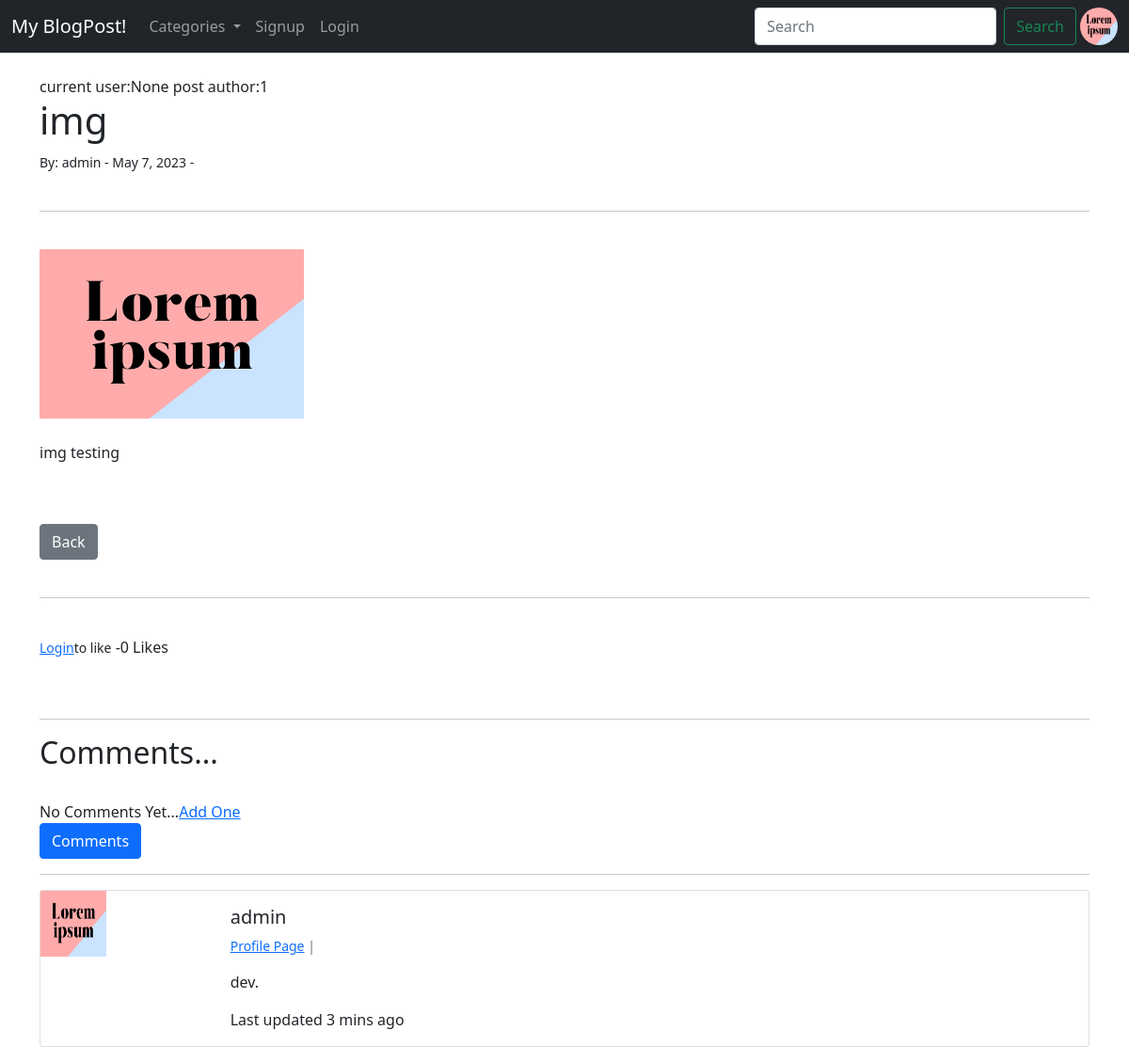
The app's page /article/37 with its own data.
### blog/models.py (models this page shows, shortened)
class Post(models.Model):
    title = models.CharField(max_length=255)
    header_image = models.ImageField(null= True, blank= True, upload_to="images/")
    title_tag = models.CharField(max_length=255)
    author = models.ForeignKey(User, on_delete=models.CASCADE)
    body = RichTextField(blank=True, null=True)
    post_date = models.DateField(auto_now_add=True)
    category = models.CharField(max_length=255, default='coding')
    snippet = models.CharField(max_length=255)
    likes = models.ManyToManyField(User,related_name='blog_post')
    def total_likes(self):
        return self.likes.count()

class Profile(models.Model):
    user = models.OneToOneField(User, null=True, on_delete=models.CASCADE)
    bio = models.TextField()
    profile_pic = models.ImageField(null=True, blank= True, upload_to="images/profile/")
    website_url = models.CharField(max_length=255, null= True, blank= True)
    facebook_url = models.CharField(max_length=255, null= True, blank= True)
    twitter_url = models.CharField(max_length=255, null= True, blank= True)

### blog/views.py (the view)
# urls.py: path('article/<int:pk>',ArticleView.as_view(),name="article_details"),
class ArticleView(DetailView):
    model = Post
    template_name = 'article_details.html'
    def get_context_data(self, *args, **kwargs):
        cat_menu = Category.objects.all()
        context = super(ArticleView, self).get_context_data(*args, **kwargs)
        stuff = get_object_or_404(Post, id=self.kwargs['pk'])
        total_likes = stuff.total_likes()
        liked = False
        if stuff.likes.filter(id=self.request.user.id).exists():
            liked = True
        context["cat_menu"] = cat_menu
        context["total_likes"] = total_likes
        context["liked"] = liked
        return context

### blog/models.py (called while the page is built)
    def __str__(self):
        return self.name

### templates/article_details.html (shortened to what this page needs)
{% extends 'base.html' %}
{% load static %}
{% block content %}
current user:{{ user.id}}
post author:{{ post.author.id}}
<h1 xmlns="http://www.w3.org/1999/html">{{ post.title }}  </h1>
<small> By:
 {{ post.author.first_name}}
 {{ post.author.last_name}} -
 {{ post.post_date }} -
   <br></small><br/>
<hr>
<br/>
{% if post.header_image %}
<img src="{{ post.header_image.url }}"><br/><br/>
{% endif %}
{{ post.body|safe }}
<br/> <br/>
<a href="{% url 'home' %}" class="btn btn-secondary">Back</a>
<br/><br/>
<hr>
<br/>
<form action="{% url 'like_post' post.pk %}" method="POST">
    {% if user.is_authenticated %}
    {% if liked %}
    <button type="submit", name="post_id", value="{{ post.id }}", class="btn btn-danger btn-sm">Unlike</button>
    {% else %}
     <button type="submit", name="post_id", value="{{ post.id }}", class="btn btn-primary btn-sm">Like</button>
     {% endif %}
    {% else %}
    <small>
          <a  href="{% url 'login' %}">Login</a>to like</small>
    {% endif %}
    -{{ total_likes }} Likes
</form>
<br/><br/>
<hr>
<h2>Comments...</h2>
<br/>
{%  if not post.comments.all %}
   No Comments Yet...<a href="{% url 'add_comment' post.pk %}">Add One</a>
{% endif %}
<p>
  <button class="btn btn-primary" type="button" data-bs-toggle="collapse" data-bs-target="#collapseExample" aria-expanded="false" aria-controls="collapseExample">
    Comments
  </button>
</p>
<hr>
<div class="card mb-3" >
  <div class="row g-0">
    <div class="col-md-2">
        {% if post.author.profile.profile_pic %}
         <img src="{{ post.author.profile.profile_pic.url  }}"  class="rounded-ccircle" width=70 height=70 alt="alter">
          {%  else %}
        <img src="{% static 'blog/images/360_F_346839683_6nAPzbhpSkIpb8pmAwufkC7c5eD7wYws.jpg' %}"  class="rounded-ccircle" width=70 height=70 alt="alter">
        {% endif %}
    </div>
    <div class="col-md-10">
      <div class="card-body">
        <h5 class="card-title"> {{ post.author.first_name}}
                    {{ post.author.last_name}}</h5>
          <p class="small text-muted">
                {% if  post.author.profile %}
                     <a href="{% url 'user_profile' post.author.profile.id %}"> Profile Page</a> |
                      {% else %}
                  <a  href="{% url 'create_profile_page'  %}">Create User Profile</a>
                {% endif %}
          </p>
        <p class="card-text">{{ post.author.profile.bio }}.</p>
        <p class="card-text">Last updated 3 mins ago </p>
      </div>
    </div>
  </div>
</div>
{% endblock %}

### templates/base.html (shortened to what this page needs)
<!doctype html>
<html lang="en">
  <head>
    <link href="https://cdn.jsdelivr.net/npm/bootstrap@5.0.2/dist/css/bootstrap.min.css" rel="stylesheet">
  </head>
  <body>
  <nav class="navbar navbar-expand-lg navbar-dark bg-dark">
  <div class="container-fluid">
    <a class="navbar-brand" href="{% url  'home' %}">My BlogPost!</a>
    <div class="collapse navbar-collapse" id="navbarSupportedContent">
      <ul class="navbar-nav me-auto mb-2 mb-lg-0">
           {% if cat_menu %}
               <li class="nav-item dropdown">
                 <a class="nav-link dropdown-toggle" href="#" id="navbarDropdown" role="button" data-bs-toggle="dropdown" aria-expanded="false">
                   Categories
                 </a>
               </li>
          {% endif %}
        {% if user.is_authenticated %}
            <li class="nav-item">
                <a class="nav-link" href="{% url 'add_post' %}">Add Post</a>
            </li>
            <li class="nav-item">
                <a class="nav-link" href="{% url 'add_category' %}">Add Category </a>
            </li>
            <li class="nav-item dropdown">
                <a class="nav-link dropdown-toggle" href="#" id="navbarDropdown" role="button" data-bs-toggle="dropdown" aria-expanded="false">
                    {{ user.first_name }} {{ user.last_name }}
                </a>
                <ul class="dropdown-menu" aria-labelledby="navbarDropdown">
                    <li><a class="dropdown-item" href="{% url 'edit_profile' user.pk  %}">Edit Settings  <img src="{{ post.author.profile.profile_pic.url  }}"  class="rounded-circle" width=40 height=40 alt="alter"></a></li>
                    {% if user.profile.id %}
                        <li><a class="dropdown-item" href="{% url 'edit_profile_page' user.profile.pk  %}">Edit User Profile</a></li>
                        <li><a class="dropdown-item" href="{% url 'user_profile' user.profile.id %}">Show Profile Page </a></li>
                    {% else %}
                        <li><a class="dropdown-item" href="{% url 'create_profile_page'  %}">Create User Profile </a></li>
                    {% endif %}
                    <a class="dropdown-item" href="{% url 'logout' %}">Logout</a>
                </ul>
            </li>
          {% else %}
            <li class="nav-item">
                <a class="nav-link" href="{% url 'register' %}">Signup</a>
            </li>
            <li class="nav-item">
                <a class="nav-link" href="{% url 'login' %}">Login</a>
            </li>
        {% endif %}
      </ul>
      <form class="d-flex" method="POST" action="{% url 'search-bar' %}">
        <input class="form-control me-2" type="search" placeholder="Search" aria-label="Search" name="searched">
        <button class="btn btn-outline-success" type="submit">Search</button>
          <td><img src="{{  post.author.profile.profile_pic.url   }}"  class="rounded-circle" width=40 height=40 alt="alter"></td>
      </form>
    </div>
  </div>
</nav>
  <br/>
  <div class="container">
   {% block content %}
   {% endblock %}
  </div>
  </body>
</html>

### records on screen
Post: author.profile.profile_pic (picture), author.id "1", title "img", author.first_name "admin", post_date "May 7, 2023", header_image (picture), body "img testing", author.profile.bio "dev"

### other values on screen
{{ user.id }} "None"
{{ total_likes }} "0"
